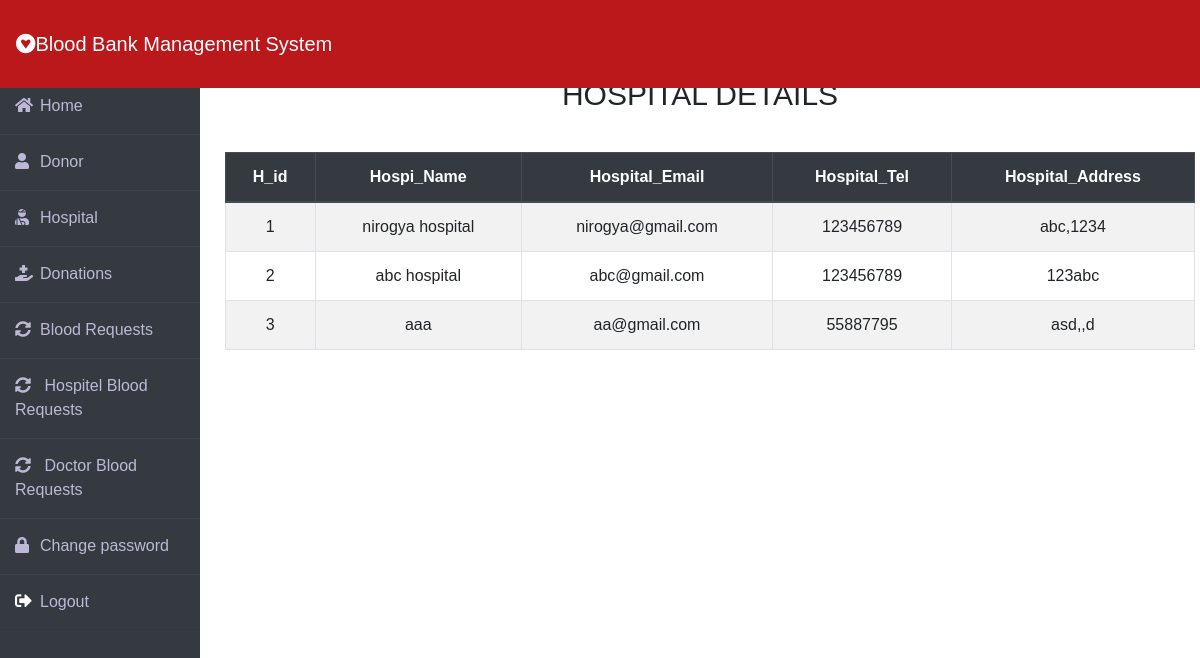
Page /Blood/patientdetails.php (signed in) on the committed database.
### tables this page shows
CREATE TABLE `hospital` (
  `H_id` int(5) NOT NULL,
  `H_name` varchar(30) NOT NULL,
  `H_username` varchar(20) NOT NULL,
  `H_password` varchar(12) NOT NULL,
  `H_mail` varchar(30) NOT NULL,
  `H_tel` bigint(10) NOT NULL,
  `H_address` varchar(30) NOT NULL
);

### Blood/patientdetails.php (the view, shortened to what this page needs)
<?php
include "Database.php";
?>
<!DOCTYPE html>
<html lang="en">
<head>
    <link rel="stylesheet" href="patientdetails.css">
    <link rel="stylesheet" href="https://cdn.jsdelivr.net/npm/bootstrap@4.6.2/dist/css/bootstrap.min.css"
>
    <link rel="stylesheet" href="https://cdn.jsdelivr.net/npm/bootstrap@4.6.2/dist/css/bootstrap.min.css"
>
    <link rel="stylesheet" href="https://cdnjs.cloudflare.com/ajax/libs/font-awesome/5.14.0/css/all.css">
</head>
<body>
         <?php
         include "Adminnavbar.php";
         ?>
    <br><br>
    <?php
         include "Adminsidenavbar.php";
         ?>
        <div class="main_content">
            <div class="container">
                <h4>HOSPITAL DETAILS</h4>
                 <table class="table-responsive-lg">
                    <table class=" table table-hover table-bordered table-striped table-hover text-center">
                        <thead class="thead-dark">
                        <th scope="col"> H_id</th>
                            <th scope="col"> Hospi_Name</th>
                            <th scope="col">Hospital_Email</th>
                            <th scope="col">Hospital_Tel</th>
                            <th scope="col">Hospital_Address</th>
                        </thead>
                        <tbody>
                            <?php
                            $sql = "SELECT * FROM `hospital`";
                            $res = $conn->query($sql);
                            if($res->num_rows > 0)
                            {
                                foreach($res as $hospital)
                                {
                                    ?>
                                    <tr>
                                         <td><?= $hospital['H_id'];?></td>
                                         <td><?=  $hospital['H_name'];?></td>
                                         <td><?=  $hospital['H_mail'];?></td>
                                         <td><?=  $hospital['H_tel'];?></td>
                                         <td><?=  $hospital['H_address'];?></td>
                                </tr>
                                <?php
                                }
                            }
                            else
                            {
                                echo"<h5 ><center>No Record Found <center></h5>";
                            }
                            ?>
                        </tbody>
                    </table>
            </div>
        </div>
</body>
</html>

### Blood/patientdetails.css (style rules this page uses)
* { margin: 0; padding: 0; box-sizing: border-box; list-style: none; text-decoration: none; font-family: 'Josefin Sans', sans-serif; }
.container .table { margin: 1%; padding: auto; width: 100%; }
body { background-color: #f3f5f9; }
.wrapper .main_content { width: 90%; margin-left: 200px; }
.container h4 { text-align: center; margin: 3%; font: bold; font-size: 30px; }

### rows in the picture
hospital: H_id "1", H_name "nirogya hospital", H_mail "nirogya@gmail.com", H_tel "123456789", H_address "abc,1234"
hospital: H_id "2", H_name "abc hospital", H_mail "abc@gmail.com", H_tel "123456789", H_address "123abc"
hospital: H_id "3", H_name "aaa", H_mail "aa@gmail.com", H_tel "55887795", H_address "asd,,d"
